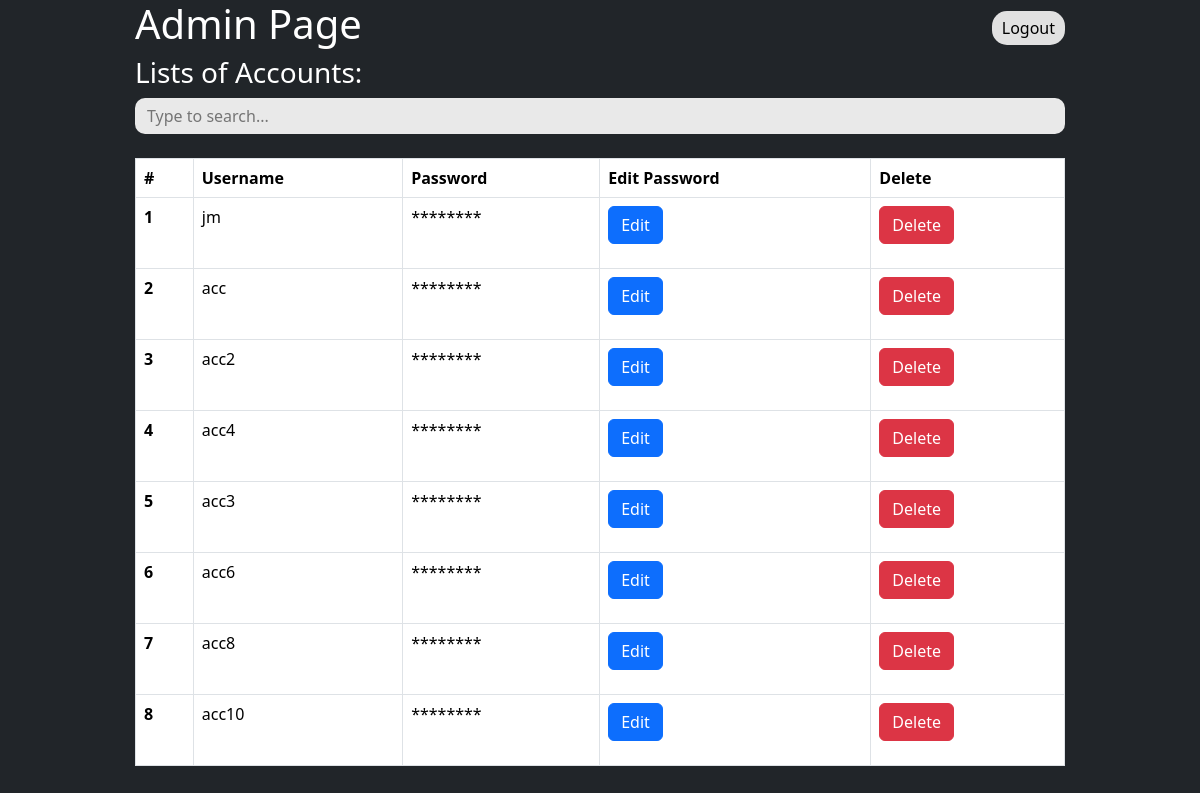
The page /admin.php (signed in) on the database as committed earlier.
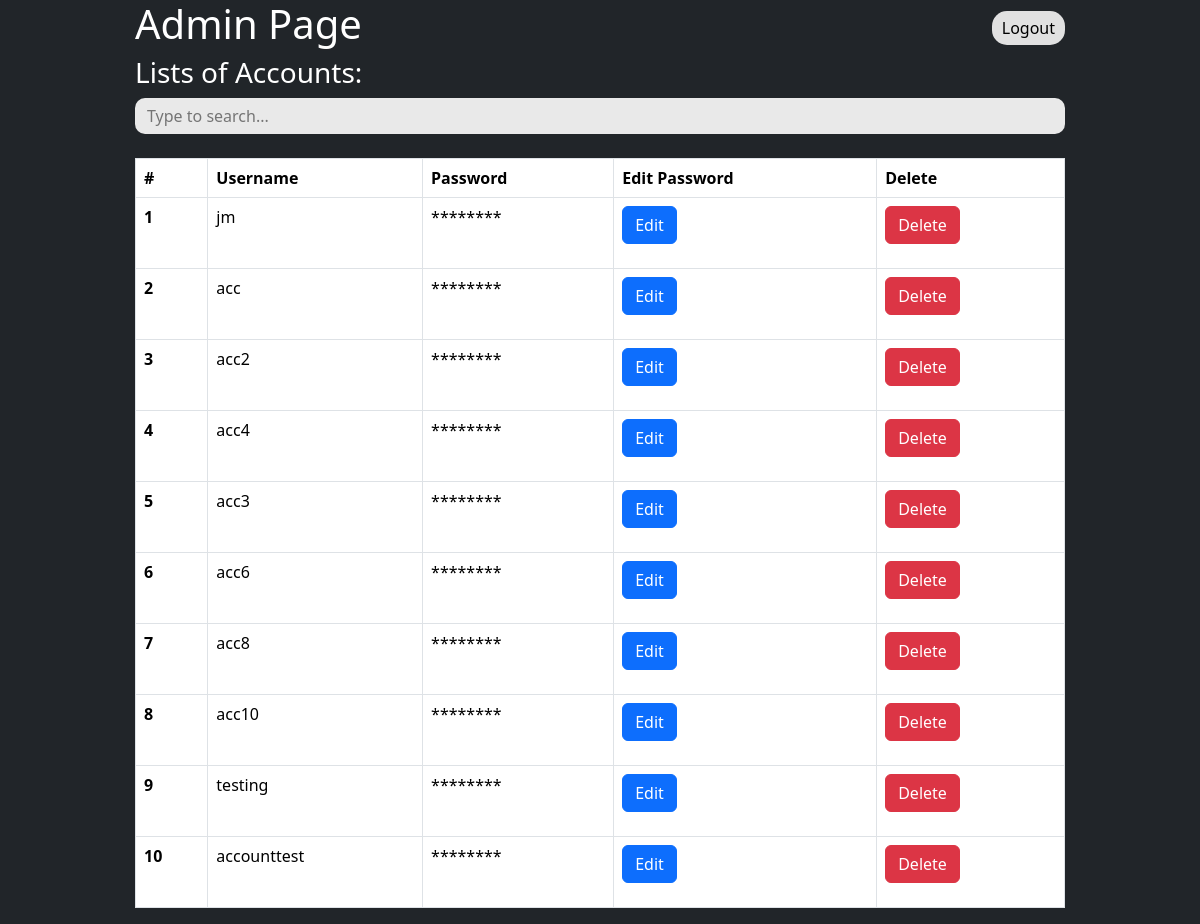
The same page on the database as committed later.
### tables this page shows
CREATE TABLE `users` (
  `user_id` int(11) NOT NULL,
  `username` varchar(255) NOT NULL,
  `user_password` varchar(255) NOT NULL
);

### admin.php (the view, shortened to what this page needs)
<?php
include('assets/php/connect.php');
?>
<!DOCTYPE html>
<html lang="en">
<head>
    <link rel="stylesheet" href="assets/css/style.css">
    <link rel="stylesheet" href="https://cdn.jsdelivr.net/npm/sweetalert2@11/dist/sweetalert2.min.css">
    <link rel="stylesheet" href="https://maxst.icons8.com/vue-static/landings/line-awesome/line-awesome/1.3.0/css/line-awesome.min.css">
    <link href="https://cdn.jsdelivr.net/npm/bootstrap@5.3.3/dist/css/bootstrap.min.css" rel="stylesheet">
</head>
<body class="bg-dark">
    <div class="containers">
        <div class="header">
            <h1>Admin Page</h1>
            <a class="save" href="assets/php/logout.php" style="text-decoration: none; color: black;">Logout</a>
        </div>
        <h3 style="color: white;">Lists of Accounts:</h3>
        <div class="search">
             <input type="text" placeholder="Type to search..." id="search-input">
        </div>
        <?php
        $confirm_del = 'Are you sure you want to delete this account?';
        $sql = "SELECT * FROM users";
        $result = mysqli_query($con, $sql);
        if ($result) {
            echo '<table class="table table-bordered table-hover">';
            echo '<thead>';
            echo '<tr><th>#</th><th>Username</th><th>Password</th><th>Edit Password</th><th>Delete</th></tr>';
            echo '</thead>';
            echo '<tbody>';
            $counter = 0;
            while ($row = mysqli_fetch_assoc($result)) {
                $counter++;
                $id = $row["user_id"];
                $username = $row["username"];
                echo "
                    <tr>
                        <th>$counter</th>
                        <td>$username</td>
                        <td>********</td>
                        <td>
                            <button class='btn btn-primary' data-bs-toggle='modal' data-bs-target='#editModal$id'>Edit</button>
                        </td>
                        <td>
                            <form action='assets/php/delete.php?delete_userid=$id' method='POST'>
                                <button type='submit' class='btn btn-danger' onclick='return confirm(\"$confirm_del\")'>Delete</button>
                            </form>
                        </td>
                    </tr>
                    <div class='modal fade' id='editModal$id' tabindex='-1' aria-labelledby='editModalLabel$id' aria-hidden='true'>
                        <div class='modal-dialog'>
                            <div class='modal-content'>
                                <div class='modal-header'>
                                    <h5 class='modal-title' id='editModalLabel$id'>Edit Password for $username</h5>
                                    <button type='button' class='btn-close' data-bs-dismiss='modal' aria-label='Close'></button>
                                </div>
                                <form action='assets/php/update-password.php' method='POST'>
                                    <div class='modal-body'>
                                        <input type='hidden' name='id' value='$id'>
                                        <div class='mb-3'>
                                            <label for='newPassword$id' class='form-label'>New Password</label>
                                            <input type='password' class='form-control' name='new_password' id='newPassword$id' required>
                                        </div>
                                    </div>
                                    <div class='modal-footer'>
                                        <button type='button' class='btn btn-secondary' data-bs-dismiss='modal'>Close</button>
                                        <button type='submit' class='btn btn-primary'>Save changes</button>
                                    </div>
                                </form>
                            </div>
                        </div>
                    </div>
                ";
            }
            echo '</tbody>';
            echo '</table>';
          }
        ?>
    </div>
</body>
</html>

### assets/css/style.css (style rules this page uses)
body { margin: 0; font-family: system-ui, -apple-system, BlinkMacSystemFont, 'Segoe UI', Roboto, Oxygen, Ubuntu, Cantarell, 'Open Sans', 'Helvetica Neue', sans-serif; -webkit-font-smoothing: antialiased; -moz-osx-font-smoothing: grayscale; }
.header { display: flex; align-items: center; justify-content: space-between; }
.bg-dark { background-color: rgb(31, 29, 29); }
.bg-dark h1 { color: white; }
.containers { max-width: 960px; margin-right: auto; margin-left: auto; padding-right: 15px; padding-left: 15px; min-height: 100vh; }
.save { background-color: #e1e1e1; border: none; border-radius: 15px; padding: 5px 10px 5px 10px; }
.search { display: flex; align-items: center; background-color: rgb(233, 233, 233); border-radius: 10px; padding: 5px; margin-bottom: 1.5em; }
.search input { border: none; background-color: rgb(233, 233, 233); margin-left: 5px; }

Rows that differ between the two databases and show on the page:
added users: username "testing"
added users: username "accounttest"
